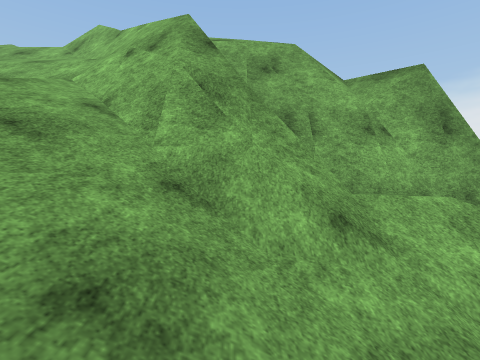
view 1 (above)

12 first-person views from a walk through a 3-D level made in the Unity game engine. The camera is 1.4 m above the floor, looks level and sees 80° across. The floor is counted in squares, 2 m on a side. Each view is taken from the middle of a square. On the plan, view 1 faces up. The plan holds only what a view shows up to about 10 squares ahead; the rest is blank. The place goes on beyond the plan. Surface patterns are stand-ins for the level's own textures.

view 2
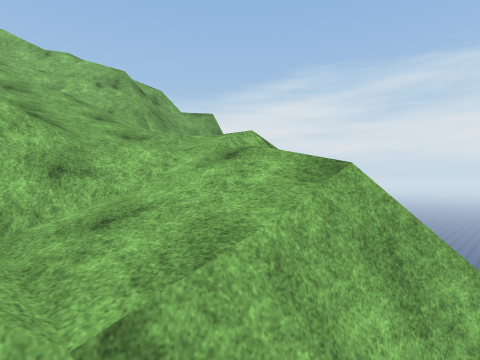

view 3
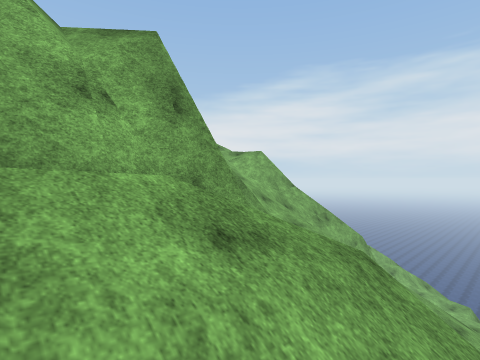

view 4
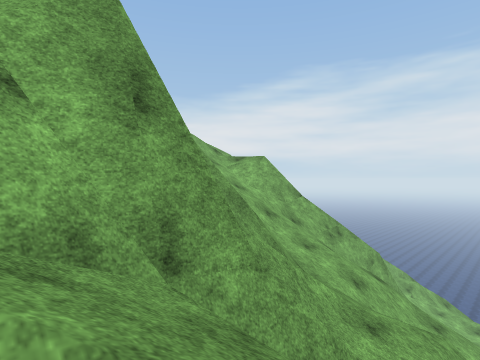

view 5
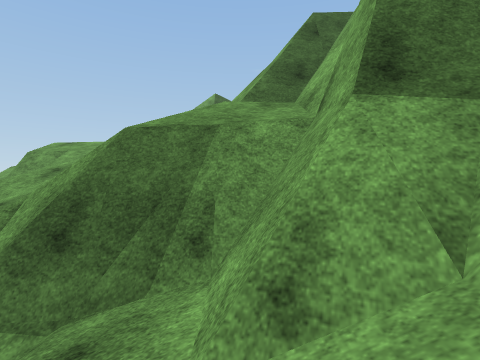

view 6
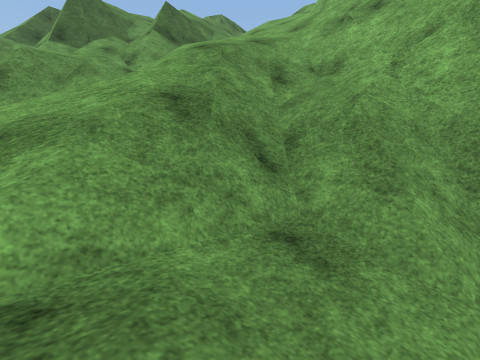

view 7
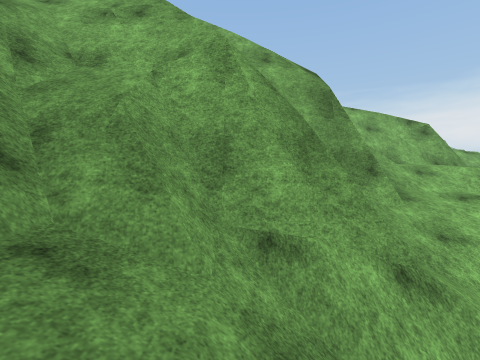

view 8
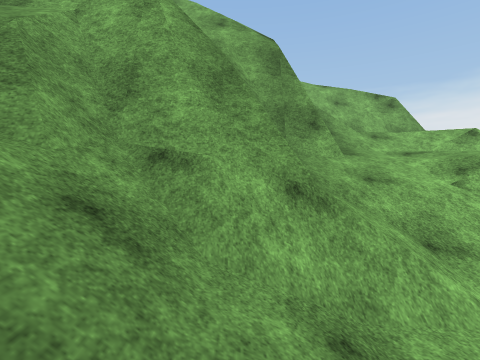

view 9
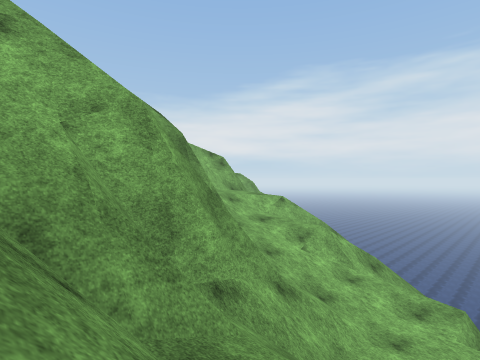

view 10
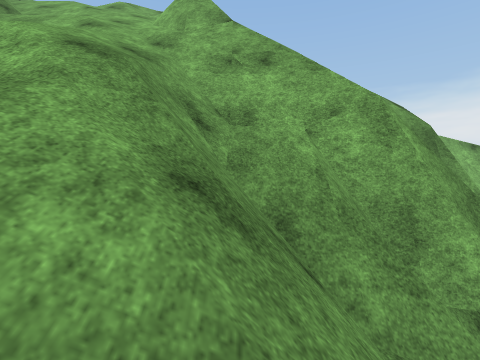

view 11
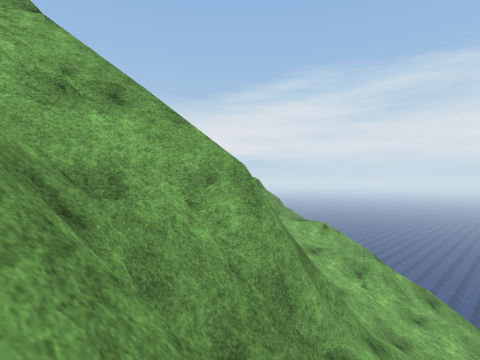

view 12
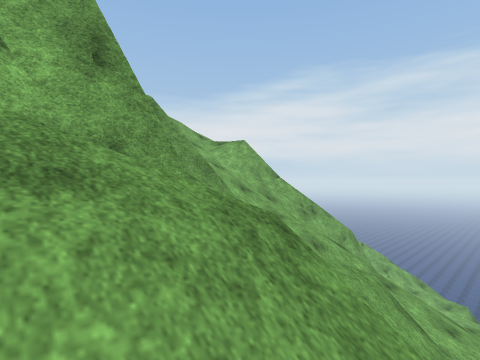

### Floor plan
Key: @ floor where view 1 was taken; # wall or solid block; . main floor; : floor 4.75 m higher than the main floor; + floor 10.5 m higher than the main floor; * floor 11.25 m higher than the main floor; % floor 12 m higher than the main floor; & floor 15.25 m higher than the main floor; / step, stairs or slope; = window, fence, low wall or low ledge; v drop or lower ground.
Columns run from 6 left of view 1 to 20 right of it. Each row starts with its distance up from view 1.
 12              //       ///
 11            ////       ///
 10            /////  //   //#
  9            ////=# /// /::
  8 ///         ////#/ // ////
  7 //==      =v#////v/ v#///=/
  6  //==////####////vvv //// =
  5   //=vvv ##/#///vv###/////
  4    &=######//////v#///////
  3   ///###%v#//////////...v
  2   ///////v#//# //////
  1   ///////=#
  0   /// @//
 -1  //*/////
 -2  ////vv
 -3  /+//
 -4  /vv/
 -5  / ##

Positions as (right, up) in squares from view 1, and headings:
1: (0, 0), facing up
2: (-5, -5), facing up-right
3: (1, 1), facing up-right
4: (2, 2), facing up-right
5: (6, 3), facing left
6: (13, 2), facing up-left
7: (13, 2), facing up
8: (14, 2), facing up
9: (11, 2), facing up-right
10: (11, 2), facing up
11: (10, 3), facing up-right
12: (2, 1), facing up-right
